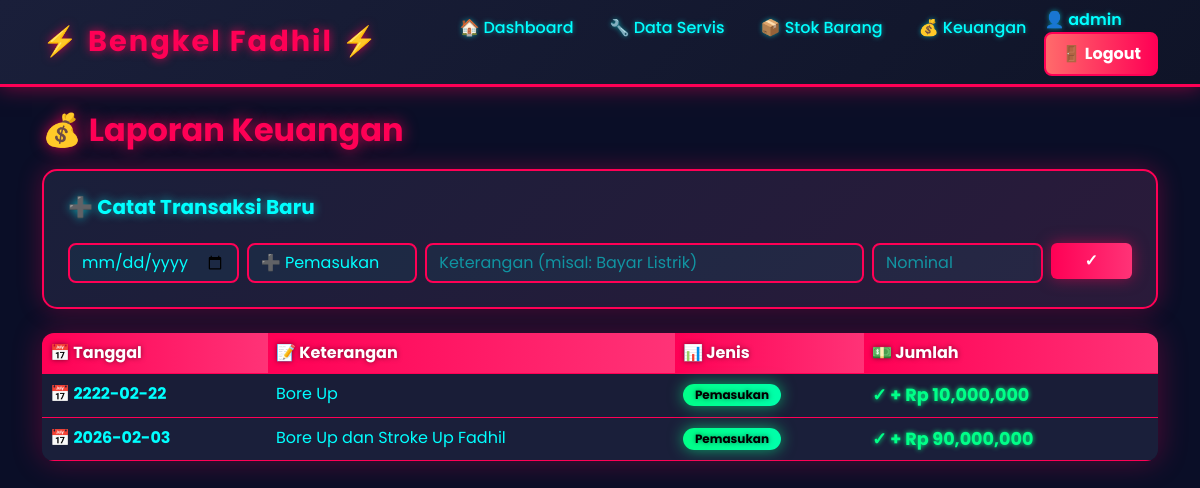
Screenshot of /keuangan.php (signed in) with the database file from the repository.
### tables this page shows
CREATE TABLE `keuangan` (
  `id` int(11) NOT NULL,
  `tanggal` date NOT NULL,
  `jenis` enum('Pemasukan','Pengeluaran') NOT NULL,
  `keterangan` varchar(255) NOT NULL,
  `jumlah` int(11) NOT NULL
);

### keuangan.php (the view, shortened to what this page needs)
<?php
include 'koneksi.php';
?>
<!DOCTYPE html>
<html>
<head>
    <link href="https://cdn.jsdelivr.net/npm/bootstrap@5.3.0/dist/css/bootstrap.min.css" rel="stylesheet">
</head>
<body>
    <?php include 'navbar.php'; ?>
    <div class="container">
        <h3 class="page-title">💰 Laporan Keuangan</h3>
        <div class="input-card p-4 mb-4">
            <h5>➕ Catat Transaksi Baru</h5>
            <form method="POST" class="row g-2 mt-3">
                <div class="col-md-2">
                    <input type="date" name="tanggal" class="form-control" required>
                </div>
                <div class="col-md-2">
                    <select name="jenis" class="form-select">
                        <option value="Pemasukan">➕ Pemasukan</option>
                    </select>
                </div>
                <div class="col-md-5">
                    <input type="text" name="ket" class="form-control" placeholder="Keterangan (misal: Bayar Listrik)" value="<?php echo isset($_POST['ket']) ? htmlspecialchars($_POST['ket']) : ''; ?>" required>
                </div>
                <div class="col-md-2">
                    <input type="number" name="jumlah" class="form-control" placeholder="Nominal" value="<?php echo isset($_POST['jumlah']) ? (int)$_POST['jumlah'] : ''; ?>" min="0" required>
                </div>
                <div class="col-md-1">
                    <button type="submit" name="simpan_keuangan" class="btn btn-add w-100">✓</button>
                </div>
            </form>
        </div>
        <div class="table-wrapper">
            <table class="table table-striped mb-0">
                <thead class="table-dark">
                    <tr>
                        <th>📅 Tanggal</th>
                        <th>📝 Keterangan</th>
                        <th>📊 Jenis</th>
                        <th>💵 Jumlah</th>
                    </tr>
                </thead>
                <tbody>
                    <?php
                    $query = mysqli_query($koneksi, "SELECT * FROM keuangan ORDER BY tanggal DESC");
                    if(mysqli_num_rows($query) > 0) {
                        while($k = mysqli_fetch_array($query)){
                            $warna = ($k['jenis'] == 'Pemasukan') ? 'text-success' : 'text-danger';
                            $tanda = ($k['jenis'] == 'Pemasukan') ? '✓ +' : '✗ -';
                            $badge_class = ($k['jenis'] == 'Pemasukan') ? 'badge-in' : 'badge-out';
                    ?>
                    <tr>
                        <td style="color: #00ffff; font-weight: bold;">📅 <?php echo htmlspecialchars($k['tanggal']); ?></td>
                        <td style="color: #00ffff;"><?php echo htmlspecialchars($k['keterangan']); ?></td>
                        <td><span class="badge <?php echo $badge_class; ?>"><?php echo htmlspecialchars($k['jenis']); ?></span></td>
                        <td class="<?php echo $warna; ?> fw-bold" style="font-size: 1.1rem; text-shadow: 0 0 5px currentColor;">
                            <?php echo $tanda; ?> Rp <?php echo number_format((int)$k['jumlah']); ?>
                        </td>
                    </tr>
                    <?php
                        }
                    } else {
                    ?>
                    <tr>
                        <td colspan="4" style="text-align: center; padding: 30px; color: #00ffff;">Belum ada transaksi</td>
                    </tr>
                    <?php } ?>
                </tbody>
            </table>
        </div>
    </div>
</body>
</html>

### keuangan.php (style rules this page uses)
.page-title { color: #ff0055; font-weight: bold; text-shadow: 0 0 15px rgba(255, 0, 85, 0.8); font-size: 2rem; margin-bottom: 20px; animation: slideDown 0.6s ease-out; }
.input-card { background: linear-gradient(135deg, #1a1f3a 0%, #2a1a3a 100%); border: 2px solid #ff0055; border-radius: 15px; animation: slideInUp 0.6s ease-out; box-shadow: 0 0 25px rgba(255, 0, 85, 0.3); }
.input-card h5 { color: #00ffff; text-shadow: 0 0 10px rgba(0, 255, 255, 0.6); font-weight: bold; }
.input-card .form-control, .input-card .form-select { transition: all 0.3s ease; }
.btn-add { background: linear-gradient(90deg, #ff0055, #ff3377); border: none; color: white; font-weight: bold; transition: all 0.3s ease; box-shadow: 0 0 15px rgba(255, 0, 85, 0.5); }
.table-wrapper { animation: slideInUp 0.8s ease-out 0.2s both; border-radius: 12px; overflow: hidden; box-shadow: 0 0 30px rgba(255, 0, 85, 0.3); }
.table tbody { background: #1a1f3a; }
.table tbody tr { animation: rowFade 0.5s ease-out; animation-fill-mode: both; transition: all 0.3s ease; background: #1a1f3a; }
.table tbody tr:nth-child(1) { animation-delay: 0.1s; }
.table tbody tr:nth-child(2) { animation-delay: 0.15s; }
.table tbody td { color: #00ffff; background: #1a1f3a; border-color: #ff0055; }
.badge-in { background: linear-gradient(90deg, #00ff88, #00ffaa) !important; color: #000; box-shadow: 0 0 15px rgba(0, 255, 136, 0.6); font-weight: bold; }

### navbar.php (style rules this page uses)
* { margin: 0; padding: 0; box-sizing: border-box; }
body { background: #0a0e27; color: #fff; font-family: 'Poppins', sans-serif; overflow-x: hidden; }
.container { animation: fadeInDown 0.6s ease-out; }
h1, h2, h3, h4, h5 { animation: fadeInDown 0.8s ease-out; }
.table { animation: slideInUp 0.8s ease-out; }
.table tbody tr { transition: all 0.3s ease; animation: slideInUp 0.6s ease-out; }
.table tbody td { color: #00ffff; border-color: #ff0055; }
.table-dark { background: linear-gradient(90deg, #1a1f3a, #2a1a3a); border-color: #ff0055; }
.table-dark th { background: linear-gradient(90deg, #ff0055, #ff3377); color: white; text-shadow: 0 0 5px rgba(0, 0, 0, 0.5); border-color: #ff0055; }
.table-striped tbody tr { background: rgba(255, 0, 85, 0.05); }
.table-striped tbody tr:nth-child(odd) { background: rgba(0, 255, 255, 0.03); }
.form-control, .form-select { background: rgba(0, 255, 255, 0.05); color: #00ffff; border: 2px solid #ff0055; border-radius: 8px; transition: all 0.3s ease; }
.form-control::placeholder { color: rgba(0, 255, 255, 0.5); }
.badge { border-radius: 20px; font-weight: bold; padding: 5px 12px; text-shadow: 0 0 5px rgba(0, 0, 0, 0.5); }
.text-success { color: #00ff88 !important; }
.fw-bold { text-shadow: 0 0 5px currentColor; }
button, a, input, select, textarea { transition: all 0.3s ease; }

### rows the page displays
keuangan: tanggal "2222-02-22", keterangan "Bore Up", jenis "Pemasukan", jenis "✓ +", jumlah "10,000,000"
keuangan: tanggal "2026-02-03", keterangan "Bore Up dan Stroke Up Fadhil", jenis "Pemasukan", jenis "✓ +", jumlah "90,000,000"

### other values shown
$_SESSION['admin_username'] "admin"
